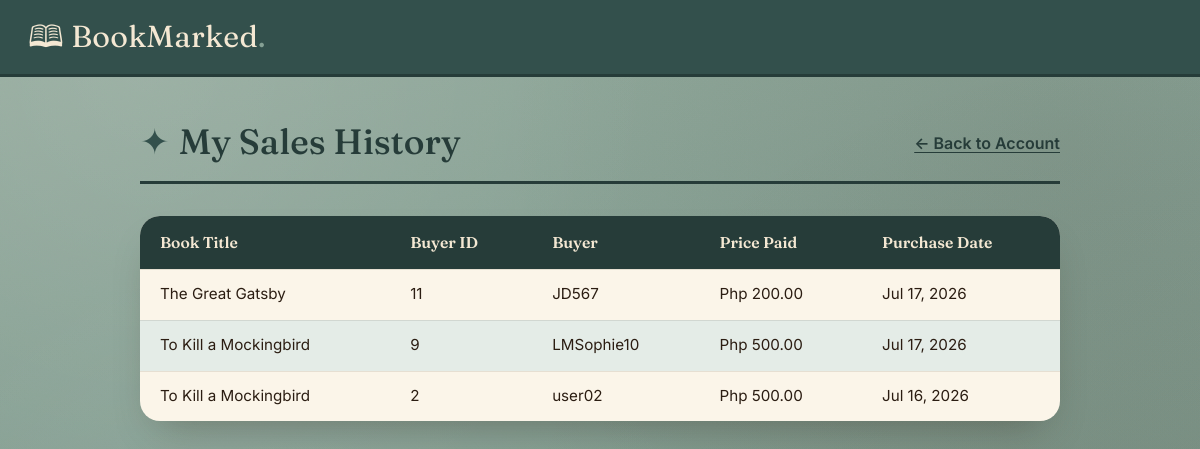
Screenshot of /userTransactionTable.php (signed in) with the database file from the repository.
### tables this page shows
CREATE TABLE IF NOT EXISTS `purchases` (
  `purchase_id` int NOT NULL AUTO_INCREMENT,
  `book_id` int DEFAULT NULL,
  `buyer_id` int NOT NULL,
  `seller_id` int NOT NULL,
  `book_title` varchar(150) NOT NULL,
  `author` varchar(100) NOT NULL,
  `cover_image` varchar(255) DEFAULT NULL,
  `price_paid` decimal(10,2) NOT NULL,
  `purchase_date` timestamp NULL DEFAULT CURRENT_TIMESTAMP,
  PRIMARY KEY (`purchase_id`),
  KEY `book_id` (`book_id`),
  KEY `buyer_id` (`buyer_id`),
  KEY `seller_id` (`seller_id`)
);

CREATE TABLE IF NOT EXISTS `books` (
  `book_id` int NOT NULL AUTO_INCREMENT,
  `seller_id` int NOT NULL,
  `title` varchar(150) NOT NULL,
  `author` varchar(100) NOT NULL,
  `synopsis` text,
  `price` decimal(10,2) NOT NULL,
  `cover_image` varchar(255) DEFAULT NULL,
  `status` enum('available','sold') DEFAULT 'available',
  `created_at` timestamp NULL DEFAULT CURRENT_TIMESTAMP,
  PRIMARY KEY (`book_id`),
  KEY `seller_id` (`seller_id`)
);

CREATE TABLE IF NOT EXISTS `users` (
  `user_id` int NOT NULL AUTO_INCREMENT,
  `username` varchar(50) NOT NULL,
  `first_name` varchar(50) NOT NULL,
  `last_name` varchar(50) NOT NULL,
  `email` varchar(100) NOT NULL,
  `password` varchar(255) NOT NULL,
  `birthdate` date DEFAULT NULL,
  `profile_picture` varchar(255) DEFAULT NULL,
  `created_at` timestamp NULL DEFAULT CURRENT_TIMESTAMP,
  PRIMARY KEY (`user_id`),
  UNIQUE KEY `username` (`username`),
  UNIQUE KEY `email` (`email`)
);

### userTransactionTable.php (the view, shortened to what this page needs)
<?php
include 'connection.php';
$user_id = $_SESSION['user']['user_id'];
$sql = "SELECT b.title AS book_title, u.username AS buyer_name,
        u.user_id AS buyer_id, b.price AS book_price, p.purchase_date
        FROM purchases p
        JOIN books b ON p.book_id = b.book_id
        JOIN users u ON p.buyer_id = u.user_id
        WHERE p.seller_id = ?
        ORDER BY p.purchase_date DESC";
$sold_stmt = mysqli_prepare($conn, $sql);
mysqli_stmt_bind_param($sold_stmt, "i", $user_id);
mysqli_stmt_execute($sold_stmt);
$sold_result = mysqli_stmt_get_result($sold_stmt);
$num_rows = mysqli_num_rows($sold_result);
?>
<!DOCTYPE html>
<html lang="en">
<head>
<link href="https://cdnjs.cloudflare.com/ajax/libs/bootstrap/5.3.3/css/bootstrap.min.css" rel="stylesheet">
<link rel="stylesheet" href="bookmarked-styleLoader.css">
</head>
<body>
<header class="bm-header">
  <a href="homeFront.php" class="bm-wordmark" id="homeLogoLink">🕮 BookMarked<span class="dot">.</span></a>
</header>
<main class="pt-content">
  <div class="pt-header-row">
    <h1 class="pt-title"><span class="spark">&#10022;</span> My Sales History</h1>
    <a href="profile.php" class="pt-back-link">&larr; Back to Account</a>
  </div>
  <div class="pt-table-wrap">
    <table class="pt-table">
      <thead>
        <tr>
          <th>Book Title</th>
          <th>Buyer ID</th>
          <th>Buyer</th>
          <th>Price Paid</th>
          <th>Purchase Date</th>
        </tr>
      </thead>
      <tbody>
        <?php if ($num_rows > 0): ?>
          <?php while ($row = mysqli_fetch_assoc($sold_result)): ?>
            <tr>
              <td><?php echo htmlspecialchars($row['book_title']); ?></td>
              <td><?php echo htmlspecialchars($row['buyer_id']); ?></td>
              <td><?php echo htmlspecialchars($row['buyer_name']); ?></td>
              <td>Php <?php echo number_format($row['book_price'], 2); ?></td>
              <td><?php echo date('M d, Y', strtotime($row['purchase_date'])); ?></td>
            </tr>
          <?php endwhile; ?>
        <?php else: ?>
          <tr class="pt-empty-row">
            <td colspan="5">You haven&rsquo;t sold any books yet.</td>
          </tr>
        <?php endif; ?>
      </tbody>
    </table>
  </div>
</main>
</body>
</html>

### bookmarked-styleLoader.css (style rules this page uses)
:root { --brown-900: #2b1d12; --brown-800: #3a2a1a; --brown-700: #5c4630; --sage-500: #85a094; --sage-300: #aac0b5; --sage-100: #e4ece7; --cream-100: #f4e8d3; --cream-50: #fbf5e9; --ink: #2b1d12; --ink-soft: #6d5d4b; --danger: #b3492f; --white-100: #ffffff; --font-display: "Fraunces", Georgia, serif; --font-body: "Inter", -apple-system, BlinkMacSystemFont, sans-serif; --radius-lg: 20px; --radius-md: 14px; --radius-sm: 10px; --teal-800: #33504c; --teal-900: #263c39; --tan-400: #c9a877; --tan-500: #b8935e; --content-bg: #8fa89c; }
* { box-sizing: border-box; }
html, body { height: 100%; }
body { font-family: var(--font-body); color: var(--ink); background-color: var(--content-bg); background-image: radial-gradient(circle at 12% 8%, #ffffff1a 0%, #ffffff00 40%), radial-gradient(circle at 88% 18%, #2b1d1214 0%, #2b1d1200 45%), radial-gradient(circle at 25% 85%, #ffffff14 0%, #ffffff00 40%), radial-gradient(circle at 95% 90%, #2b1d121a 0%, #2b1d1200 50%), linear-gradient(165deg, #96ad9f 0%, #86a094 45%, #7c9689 100%); background-attachment: fixed; min-height: 100vh; position: relative; }
body::before { content: ""; position: fixed; inset: 0; pointer-events: none; z-index: 0; opacity: 0.5; background-size: 180px 180px; mix-blend-mode: overlay; }
.bm-header, .bm-toolbar, .bm-layout { position: relative; z-index: 1; }
a { text-decoration: none; }
.bm-header { background: var(--teal-800); border-bottom: 3px solid var(--teal-900); padding: 0.9rem 1.75rem; display: flex; align-items: center; gap: 0.75rem; }
.bm-wordmark { font-family: var(--font-display); font-size: 1.9rem; color: var(--cream-100); letter-spacing: 0.01em; }
.bm-wordmark .dot { color: var(--sage-500); }

### userTransactionTable.php (style rules this page uses)
.pt-content { position: relative; z-index: 1; max-width: 1000px; margin: 0 auto; padding: 2.75rem 2.5rem 4rem; }
.pt-header-row { display: flex; align-items: center; justify-content: space-between; flex-wrap: wrap; gap: 1rem; padding-bottom: 1.1rem; border-bottom: 3px solid var(--teal-900); margin-bottom: 2rem; }
.pt-title { font-family: var(--font-display); font-size: 2.2rem; color: var(--teal-900); display: flex; align-items: center; gap: 0.6rem; margin: 0; }
.pt-title .spark { color: var(--teal-800); }
.pt-back-link { color: var(--teal-900); font-weight: 600; text-decoration: underline; text-underline-offset: 3px; }
.pt-table-wrap { background: var(--cream-50); border-radius: var(--radius-lg); overflow: hidden; box-shadow: 0 20px 40px -18px #2b1d1259; }
.pt-table { width: 100%; border-collapse: collapse; }
.pt-table th { background: var(--teal-900); color: var(--cream-100); font-family: var(--font-display); font-weight: 600; font-size: 0.98rem; text-align: left; padding: 0.9rem 1.25rem; }
.pt-table td { padding: 0.85rem 1.25rem; color: var(--ink); font-size: 0.95rem; border-top: 1px solid #2b1d121a; }
.pt-table tbody tr:nth-child(even) { background: var(--sage-100); }

### rows the page displays
purchases: book.title "The Great Gatsby", buyer.user_id "11", buyer.username "JD567", book.price "200.00", purchase_date "Jul 17, 2026"
purchases: book.title "To Kill a Mockingbird", buyer.user_id "9", buyer.username "LMSophie10", book.price "500.00", purchase_date "Jul 17, 2026"
purchases: book.title "To Kill a Mockingbird", buyer.user_id "2", buyer.username "user02", book.price "500.00", purchase_date "Jul 16, 2026"
